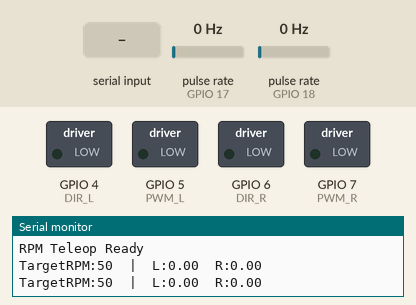
The sketch below on a simulated ESP32-S3. Shown: switched loads named in the sketch (green lamp = pin HIGH), the last lines printed to the serial monitor. Wiring (inferred from the names in the program): 2 × pulse sensor: data GPIO 17 / data GPIO 18. The test bench sets the inputs (shaded band); at power-on: pulse rate (sensors on GPIO 17, GPIO 18) 0 Hz.

Above: at 1.2 s.
1.3 s: "w" received over Serial
At 2.5 s:
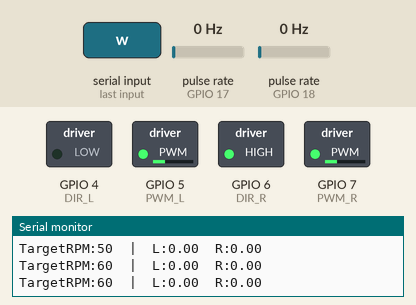
2.8 s: "s" received over Serial
At 3.8 s:
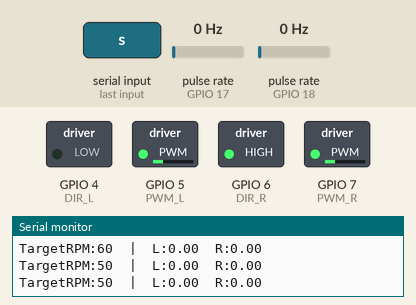
Timing chart, 0 to 5.8 s (numbered marks = the images above; inputs shaded):
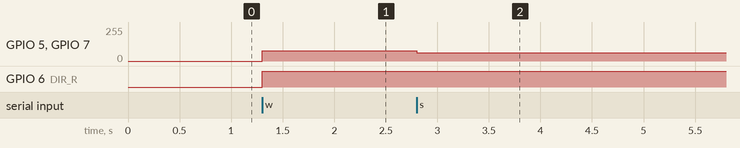

Measured:
- after the input at 1.3 s, GPIO 5 (PWM_L), GPIO 7 (PWM_R): 0/255 → 76/255 at once; GPIO 6 (DIR_R): LOW → HIGH at once
- after the input at 2.8 s, GPIO 5 (PWM_L), GPIO 7 (PWM_R): 76/255 → 63/255 at once

The sketch:

RPM_monitoring.ino
```cpp
/*
 * ================================================================
 *  RPM TELEOP + MONITORING (ESP32-S3)
 * ================================================================
 *  - Control input in RPM
 *  - Reads encoder pulses
 *  - Prints real-time RPM
 *  - Use this to observe base motor behavior before PID
 *
 *  COMMANDS:
 *    w/s → increase/decrease RPM
 *    x   → stop
 * ================================================================
 */

// ── MOTOR PINS ───────────────────────────────────────────────
#define DIR_L 4
#define PWM_L 5
#define DIR_R 6
#define PWM_R 7

// ── ENCODER PINS (CHANGE AS PER YOUR WIRING) ─────────────────
#define ENC_L 18
#define ENC_R 17

// ── ENCODER CONFIG ───────────────────────────────────────────
#define PPR 20   // pulses per revolution (adjust for your encoder)

// ── PWM ──────────────────────────────────────────────────────
#define PWM_FREQ 20000
#define PWM_BITS 8

// ── GLOBALS ──────────────────────────────────────────────────
volatile long countL = 0;
volatile long countR = 0;

int targetRPM = 50;   // user controlled
int pwmOut = 120;     // open loop (no PID)

// ── INTERRUPTS ───────────────────────────────────────────────
void IRAM_ATTR encL_ISR() { countL++; }
void IRAM_ATTR encR_ISR() { countR++; }

// ── PWM SETUP ────────────────────────────────────────────────
void setupPWM() {
  ledcAttach(PWM_L, PWM_FREQ, PWM_BITS);
  ledcAttach(PWM_R, PWM_FREQ, PWM_BITS);
}

// ── MOTOR DRIVE ──────────────────────────────────────────────
void setMotors(int pwm) {
  digitalWrite(DIR_L, LOW);
  digitalWrite(DIR_R, HIGH);

  ledcWrite(PWM_L, pwm);
  ledcWrite(PWM_R, pwm);
}

void stopMotors() {
  ledcWrite(PWM_L, 0);
  ledcWrite(PWM_R, 0);
}

// ── RPM CALCULATION ──────────────────────────────────────────
unsigned long lastTime = 0;

void computeRPM() {
  if (millis() - lastTime >= 500) {  // every 0.5 sec
    long cL = countL;
    long cR = countR;

    countL = 0;
    countR = 0;

    float rpmL = (cL * 120.0) / PPR; // 60s / 0.5s = 120
    float rpmR = (cR * 120.0) / PPR;

    Serial.printf("TargetRPM:%d  |  L:%.2f  R:%.2f\n", targetRPM, rpmL, rpmR);

    lastTime = millis();
  }
}

// ── SERIAL CONTROL ───────────────────────────────────────────
void handleSerial() {
  if (!Serial.available()) return;

  char c = Serial.read();

  switch (c) {
    case 'w': targetRPM += 10; break;
    case 's': targetRPM -= 10; break;
    case 'x': stopMotors(); break;
  }

  targetRPM = constrain(targetRPM, 0, 200);

  // crude mapping RPM → PWM (temporary, for testing only)
  pwmOut = map(targetRPM, 0, 200, 0, 255);

  setMotors(pwmOut);
}

// ── SETUP ────────────────────────────────────────────────────
void setup() {
  Serial.begin(115200);

  pinMode(DIR_L, OUTPUT);
  pinMode(DIR_R, OUTPUT);

  pinMode(ENC_L, INPUT_PULLUP);
  pinMode(ENC_R, INPUT_PULLUP);

  attachInterrupt(digitalPinToInterrupt(ENC_L), encL_ISR, RISING);
  attachInterrupt(digitalPinToInterrupt(ENC_R), encR_ISR, RISING);

  setupPWM();

  Serial.println("RPM Teleop Ready");
}

// ── LOOP ─────────────────────────────────────────────────────
void loop() {
  handleSerial();
  computeRPM();
}
```
